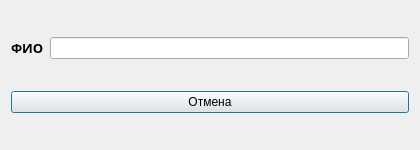
<?xml version="1.0" encoding="UTF-8"?>
<ui version="4.0">
 <class>MasterChange</class>
 <widget class="QDialog" name="MasterChange">
  <property name="geometry">
   <rect>
    <x>0</x>
    <y>0</y>
    <width>420</width>
    <height>150</height>
   </rect>
  </property>
  <property name="minimumSize">
   <size>
    <width>420</width>
    <height>150</height>
   </size>
  </property>
  <property name="maximumSize">
   <size>
    <width>420</width>
    <height>150</height>
   </size>
  </property>
  <property name="windowTitle">
   <string>Поиск мастера для изменения</string>
  </property>
  <layout class="QHBoxLayout" name="horizontalLayout_2">
   <item>
    <layout class="QVBoxLayout" name="verticalLayout">
     <item>
      <layout class="QGridLayout" name="gridLayout">
       <item row="0" column="1">
        <widget class="QLineEdit" name="FamLineEdit"/>
       </item>
       <item row="0" column="0">
        <widget class="QLabel" name="label_1">
         <property name="font">
          <font>
           <family>Arial Black</family>
           <pointsize>10</pointsize>
           <weight>75</weight>
           <italic>false</italic>
           <bold>true</bold>
           <underline>false</underline>
          </font>
         </property>
         <property name="text">
          <string>ФИО</string>
         </property>
        </widget>
       </item>
      </layout>
     </item>
     <item>
      <layout class="QHBoxLayout" name="horizontalLayout">
       <item>
        <widget class="QPushButton" name="CanselButton">
         <property name="text">
          <string>Отмена</string>
         </property>
        </widget>
       </item>
      </layout>
     </item>
    </layout>
   </item>
  </layout>
 </widget>
 <resources/>
 <connections/>
</ui>
